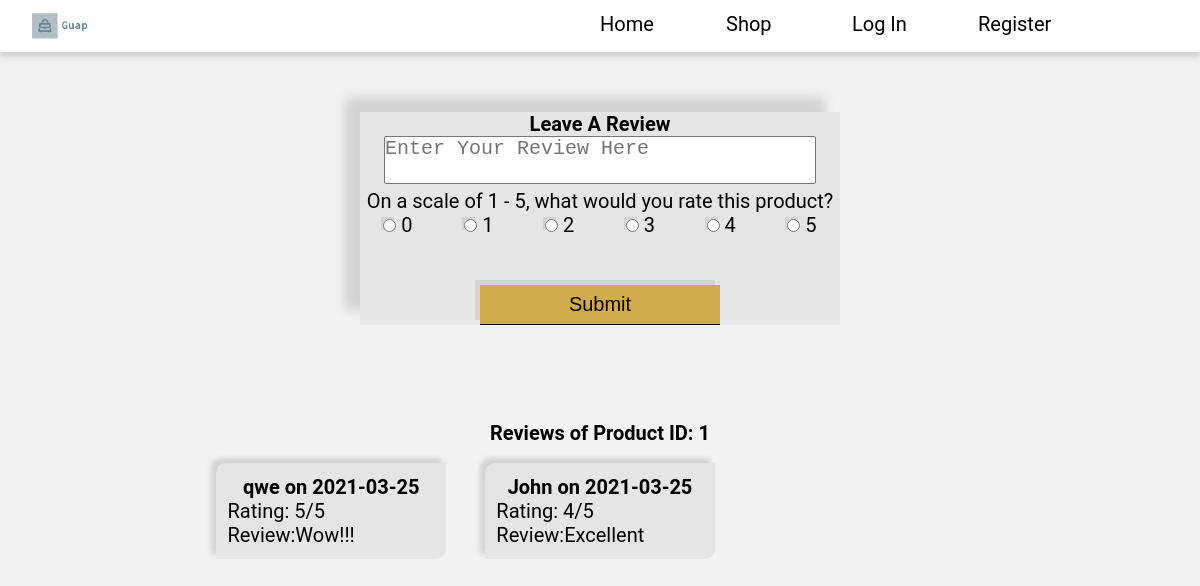
/reviews/1, run on the app's committed database.
### tables this page shows
CREATE TABLE reviews
(
    username TEXT NOT NULL, 
    product_id INT NOT NULL, 
    review TEXT NOT NULL,
    date_of_review INT NOT NULL,
    rating INT NOT NULL
);

### app.py (the view, shortened to what this page needs)
@app.route("/reviews/<int:product_id>", methods = ["GET", "POST"])
def reviews(product_id):
    form = reviewForm()
    db = get_db()
    reviews = db.execute("""SELECT * FROM reviews WHERE product_id = ? ORDER BY date_of_review DESC;""", (product_id,)).fetchall()
    return render_template("reviews.html", form = form, reviews = reviews, product_id = product_id)

### forms.py
class reviewForm(FlaskForm):
    review = TextAreaField("", validators = [InputRequired()])
    rating = RadioField("On a scale of 1 - 5, what would you rate this product?", choices = [(0,0), (1,1), (2,2), (3,3), (4,4), (5,5)], validators = [InputRequired()])
    submit = SubmitField("Submit")

### app.py (called while the page is built)
@app.teardown_appcontext
def close_db_at_end_of_requests(e = None):
    close_db(e)

@app.before_request
def load_logged_in_user():
    g.user = session.get("customer_username", None)
    g.admin = session.get("admin_username", None)

### database.py (called while the page is built)
def get_db():
    if "db" not in g:
        g.db = sqlite3.connect(DATABASE,
            detect_types=sqlite3.PARSE_DECLTYPES
        )
        g.db.row_factory = sqlite3.Row
    return g.db

### templates/reviews.html (shortened to what this page needs)
{% extends "base.html" %}
{% block main_content %}
    <section id = "reviews">
        <form action = "" method = "POST" novalidate>
            <h2>Leave A Review</h2>
            <section>
                {{form.review(placeholder = "Enter Your Review Here")}}
                <br/>
            </section>
           <section>
                {{form.rating.label}}
                {{form.rating()}}
                <br/>
           </section>
           {{form.submit()}}
        </form>
        <section id = "review_grid">
            <h2>Reviews of Product ID: {{product_id}}</h2>
            {% if reviews %}
                {% for review in reviews %}
                    <section>
                        <h3>{{review["username"]}} on {{review["date_of_review"]}}</h3>
                        <p>Rating: {{review["rating"]}}/5</p>
                        <p>Review:{{review["review"]}}</p>
                    </section>
                {% endfor %}
            {% else %}
                <p>There are no reviews of this product at the moment.</p>
            {% endif %}
        </section>
    </section>
{% endblock %}

### static/styles.css (style rules this page uses)
* { margin:0; padding:0; box-sizing: border-box; }
html { background-color: #f2f2f2; font-family: 'Roboto', sans-serif; }
select#quantity, #submit ,#submit1, #submit2, #submit3 { box-shadow: -5px -5px lightgray; }
* { font-size: 20px; }
#log > *, #reg > *, .account form, #admin form, #reviews form { background-color: #e5e5e5; }
input { background-color:#f2f2f2; border: 0px solid black; border-bottom:1px solid black; box-shadow: -2px -2px lightgrey; }
input#submit, input#submit1, input#submit2, input#submit3 { background-color: #D0AC4C; display: block; margin: 5% auto; width: 50%; height: 2em; }
#cart_table, #checkout, #admin > form, #reviews > form { background-color:#E5E5E5; box-shadow:-15px -15px 10px lightgray; margin-top: 5%; }
h2,h3 { text-align: center; }
#reviews { margin: 0% 10%; }
li { list-style-type: none; }
#reviews form { margin: 0% 25%; text-align: center; }
#reviews > * { margin: 10%; }
#reviews form ul { display: grid; grid-template-columns: 1fr 1fr 1fr 1fr 1fr 1fr; column-gap: 1%; }
#review_grid { display: grid; grid-template-columns: 1fr 1fr 1fr; column-gap: 5%; row-gap: 5%; }
#review_grid h2, .shop_product_grid h2 { grid-column: 1/4; }
#review_grid section { background-color: #e5e5e5; border-top-left-radius: 10px; border-bottom-right-radius: 10px; padding: 5%; background-color:#E5E5E5; box-shadow:-5px -5px 5px lightgray; margin-top: 5%; }
textarea { resize: none; width: 90%; }
#admin, #reviews { margin-top: 5%; }

### data on the page
reviews: username "qwe", date_of_review "2021-03-25", rating "5", review "Wow!!!"
reviews: username "John", date_of_review "2021-03-25", rating "4", review "Excellent"

### other printed values
{{ product_id }} "1"
